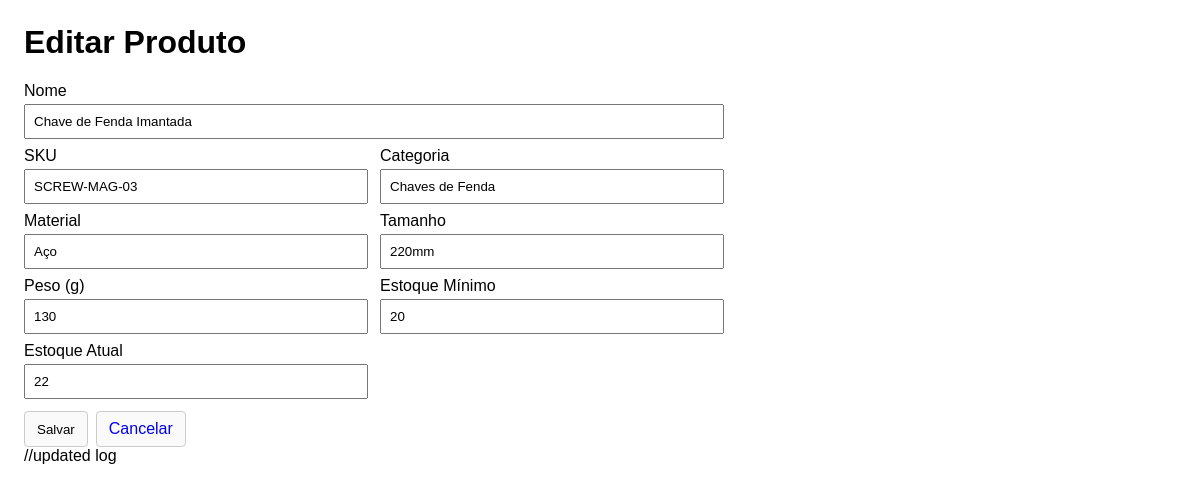
The page /index.php?r=productsEdit&id=3 (signed in) on the database its author committed.
### tables this page shows
CREATE TABLE IF NOT EXISTS products (
  id INT AUTO_INCREMENT PRIMARY KEY,
  name VARCHAR(150) NOT NULL,
  sku VARCHAR(60) NOT NULL UNIQUE,
  category VARCHAR(80),
  material VARCHAR(80),
  size VARCHAR(60),
  weight_grams INT,
  min_stock INT NOT NULL DEFAULT 0,
  current_stock INT NOT NULL DEFAULT 0,
  created_at TIMESTAMP DEFAULT CURRENT_TIMESTAMP
);

### Controller/ProductController.php (called while the page is built, shortened)
<?php
require_once __DIR__ . '/../Model/ProductModel.php';
class ProductController
{
    private $products;
    public function __construct()
    {
        $this->products = new ProductModel();
    }
    public function edit()
    {
        $id = isset($_GET['id']) ? (int)$_GET['id'] : 0;
        $product = $this->products->find($id);
        $mode = 'edit';
        include __DIR__ . '/../View/product_form.php';
    }
}

### Config.php (called while the page is built)
<?php
$host = "localhost";
$db_name = "saep_db";
$username = "root";
$password = "";
$pdo="";
try {
    $pdo = new PDO("mysql:host=" . $host . ";dbname=" . $db_name, $username, $password);
    $pdo->setAttribute(PDO::ATTR_ERRMODE, PDO::ERRMODE_EXCEPTION);
} catch (PDOException $exception) {
    echo "Erro de conexão: " . $exception->getMessage();
}
return $pdo;

### Model/ProductModel.php (called while the page is built, shortened)
<?php
require_once __DIR__ . '/../Config.php';
class ProductModel
{
    private $db;
    public function __construct()
    {
        $this->db = require __DIR__ . '/../Config.php';
    }
    public function find($id)
    {
        $stmt = $this->db->prepare('SELECT * FROM products WHERE id = ? LIMIT 1');
        $stmt->execute([$id]);
        $row = $stmt->fetch(PDO::FETCH_ASSOC);
        return $row ? $row : null;
    }
}

### View/product_form.php (the view, shortened to what this page needs)
<!doctype html>
<html lang="pt-BR">
<head>
</head>
<body>
    <h1><?php echo $mode === 'edit' ? 'Editar Produto' : 'Novo Produto'; ?></h1>
    <form class="form" method="post" action="index.php?r=<?php echo $mode === 'edit' ? 'productsUpdate' : 'productsStore'; ?>">
        <label for="name">Nome</label>
        <input id="name" name="name" type="text" required minlength="2" value="<?php echo htmlspecialchars($product['name'], ENT_QUOTES, 'UTF-8'); ?>">
        <div class="row">
            <div>
                <label for="sku">SKU</label>
                <input id="sku" name="sku" type="text" required value="<?php echo htmlspecialchars($product['sku'], ENT_QUOTES, 'UTF-8'); ?>">
            </div>
            <div>
                <label for="category">Categoria</label>
                <input id="category" name="category" type="text" value="<?php echo htmlspecialchars($product['category'], ENT_QUOTES, 'UTF-8'); ?>">
            </div>
        </div>
        <div class="row">
            <div>
                <label for="material">Material</label>
                <input id="material" name="material" type="text" value="<?php echo htmlspecialchars($product['material'], ENT_QUOTES, 'UTF-8'); ?>">
            </div>
            <div>
                <label for="size">Tamanho</label>
                <input id="size" name="size" type="text" value="<?php echo htmlspecialchars($product['size'], ENT_QUOTES, 'UTF-8'); ?>">
            </div>
        </div>
        <div class="row">
            <div>
                <label for="weight_grams">Peso (g)</label>
                <input id="weight_grams" name="weight_grams" type="number" min="0" step="1" value="<?php echo (int)$product['weight_grams']; ?>">
            </div>
            <div>
                <label for="min_stock">Estoque Mínimo</label>
                <input id="min_stock" name="min_stock" type="number" min="0" step="1" value="<?php echo (int)$product['min_stock']; ?>">
            </div>
        </div>
        <div class="row">
            <div>
                <label for="current_stock">Estoque Atual</label>
                <input id="current_stock" name="current_stock" type="number" min="0" step="1" value="<?php echo (int)$product['current_stock']; ?>">
            </div>
        </div>
        <div class="actions">
            <button class="btn" type="submit">Salvar</button>
            <a class="btn" href="index.php?r=products">Cancelar</a>
        </div>
    </form>
</body>
</html>

### View/product_form.php (style rules this page uses)
body { font-family: Arial, sans-serif; margin:24px; }
.form { max-width:700px }
label { display:block; margin:8px 0 4px; }
input { width:100%; padding:8px; box-sizing:border-box; }
.row { display:grid; grid-template-columns: 1fr 1fr; gap:12px; }
.actions { margin-top:12px; display:flex; gap:8px; }
.btn { padding:8px 12px; border:1px solid #ccc; background:#fafafa; border-radius:4px; text-decoration:none; }

### rows shown on the page
products: name "Chave de Fenda Imantada", sku "SCREW-MAG-03", category "Chaves de Fenda", material "Aço", size "220mm", weight_grams "130", min_stock "20", current_stock "22"
